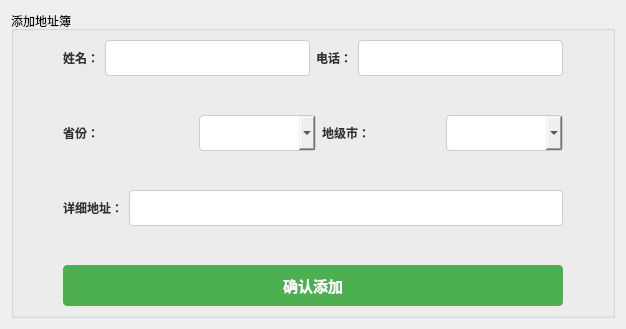
<?xml version="1.0" encoding="UTF-8"?>
<ui version="4.0">
 <class>add_address_book</class>
 <widget class="QWidget" name="add_address_book">
  <property name="geometry">
   <rect>
    <x>0</x>
    <y>0</y>
    <width>626</width>
    <height>329</height>
   </rect>
  </property>
  <property name="windowTitle">
   <string>地址簿</string>
  </property>
  <layout class="QVBoxLayout" name="verticalLayout">
   <item>
    <widget class="QGroupBox" name="groupBoxAddressBook">
     <property name="styleSheet">
      <string notr="true">
            QLabel {
                color: #333;
                font: 14px &quot;幼圆&quot;;
                font-weight: bold;
            }

            QLineEdit {
                padding: 8px;
                font-size: 14px;
                border: 1px solid #ccc;
                border-radius: 4px;
            }

            QComboBox {
                padding: 8px;
                font-size: 14px;
                border: 1px solid #ccc;
                border-radius: 4px;
            }

            QPushButton {
                padding: 8px 16px;
                font-size: 15px;
                font-weight: bold;
                border: 1px solid #4CAF50;
                border-radius: 4px;
                color: #fff;
                background-color: #4CAF50;
            }

            QPushButton:hover {
                background-color: #45a049;
                border: 1px solid #45a049;
            }

            QPushButton:pressed {
                background-color: #3e8e41;
            }
        </string>
     </property>
     <property name="title">
      <string>添加地址簿</string>
     </property>
     <layout class="QGridLayout" name="gridLayout">
      <item row="6" column="0">
       <spacer name="horizontalSpacer">
        <property name="orientation">
         <enum>Qt::Horizontal</enum>
        </property>
        <property name="sizeType">
         <enum>QSizePolicy::Minimum</enum>
        </property>
        <property name="sizeHint" stdset="0">
         <size>
          <width>40</width>
          <height>20</height>
         </size>
        </property>
       </spacer>
      </item>
      <item row="2" column="1">
       <layout class="QHBoxLayout" name="horizontalLayoutProvinceCity">
        <item>
         <widget class="QLabel" name="labelProvince">
          <property name="minimumSize">
           <size>
            <width>130</width>
            <height>0</height>
           </size>
          </property>
          <property name="text">
           <string>省份：</string>
          </property>
         </widget>
        </item>
        <item>
         <widget class="QComboBox" name="comboBoxProvince"/>
        </item>
        <item>
         <widget class="QLabel" name="labelCity">
          <property name="text">
           <string>地级市：</string>
          </property>
         </widget>
        </item>
        <item>
         <widget class="QComboBox" name="comboBoxCity"/>
        </item>
       </layout>
      </item>
      <item row="6" column="1">
       <layout class="QHBoxLayout" name="horizontalLayoutAddButton">
        <item>
         <widget class="QPushButton" name="btnAdd">
          <property name="styleSheet">
           <string notr="true"/>
          </property>
          <property name="text">
           <string>确认添加</string>
          </property>
         </widget>
        </item>
       </layout>
      </item>
      <item row="1" column="1">
       <spacer name="verticalSpacer_3">
        <property name="orientation">
         <enum>Qt::Vertical</enum>
        </property>
        <property name="sizeType">
         <enum>QSizePolicy::Preferred</enum>
        </property>
        <property name="sizeHint" stdset="0">
         <size>
          <width>20</width>
          <height>40</height>
         </size>
        </property>
       </spacer>
      </item>
      <item row="0" column="1">
       <layout class="QHBoxLayout" name="horizontalLayoutAdd">
        <item>
         <widget class="QLabel" name="labelName">
          <property name="text">
           <string>姓名：</string>
          </property>
         </widget>
        </item>
        <item>
         <widget class="QLineEdit" name="lineEditName"/>
        </item>
        <item>
         <widget class="QLabel" name="labelPhone">
          <property name="text">
           <string>电话：</string>
          </property>
         </widget>
        </item>
        <item>
         <widget class="QLineEdit" name="lineEditPhone"/>
        </item>
       </layout>
      </item>
      <item row="3" column="1">
       <spacer name="verticalSpacer_2">
        <property name="orientation">
         <enum>Qt::Vertical</enum>
        </property>
        <property name="sizeType">
         <enum>QSizePolicy::Preferred</enum>
        </property>
        <property name="sizeHint" stdset="0">
         <size>
          <width>20</width>
          <height>40</height>
         </size>
        </property>
       </spacer>
      </item>
      <item row="5" column="1">
       <spacer name="verticalSpacer">
        <property name="orientation">
         <enum>Qt::Vertical</enum>
        </property>
        <property name="sizeType">
         <enum>QSizePolicy::Preferred</enum>
        </property>
        <property name="sizeHint" stdset="0">
         <size>
          <width>20</width>
          <height>40</height>
         </size>
        </property>
       </spacer>
      </item>
      <item row="4" column="1">
       <layout class="QHBoxLayout" name="horizontalLayoutAddress">
        <item>
         <widget class="QLabel" name="labelAddress">
          <property name="text">
           <string>详细地址：</string>
          </property>
         </widget>
        </item>
        <item>
         <widget class="QLineEdit" name="lineEditAddress"/>
        </item>
       </layout>
      </item>
      <item row="6" column="2">
       <spacer name="horizontalSpacer_2">
        <property name="orientation">
         <enum>Qt::Horizontal</enum>
        </property>
        <property name="sizeType">
         <enum>QSizePolicy::Minimum</enum>
        </property>
        <property name="sizeHint" stdset="0">
         <size>
          <width>40</width>
          <height>20</height>
         </size>
        </property>
       </spacer>
      </item>
     </layout>
    </widget>
   </item>
  </layout>
 </widget>
 <resources/>
 <connections/>
</ui>
